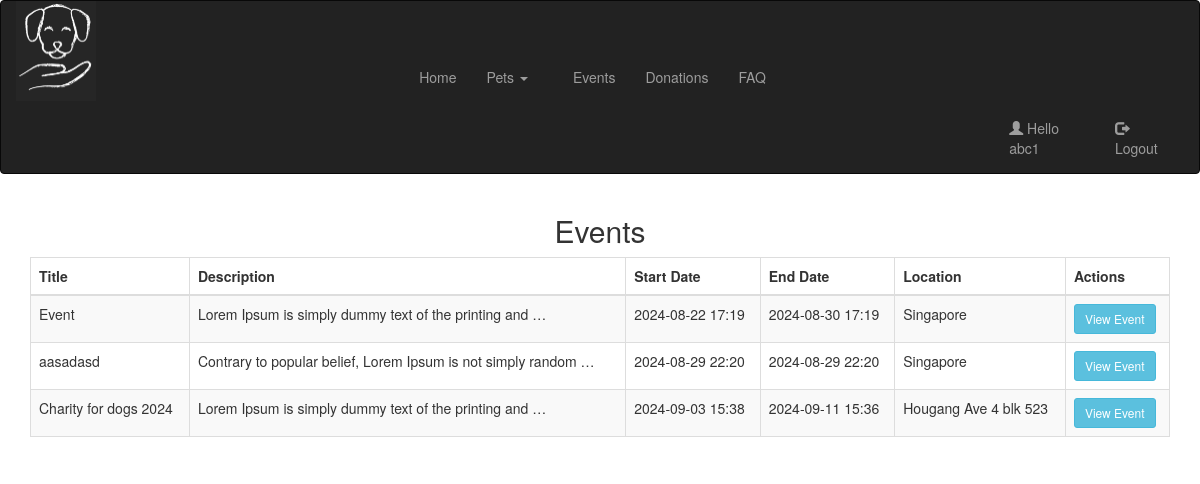
The app's page /viewevents/ (signed in) with its own data.
### fypapp/models.py (models this page shows, shortened)
class Event(models.Model):
    eventid = models.AutoField(primary_key=True)
    title = models.CharField(max_length=255)
    description = models.TextField()
    startdate = models.DateTimeField(null=True)
    enddate = models.DateTimeField(null=True)
    location = models.CharField(max_length=255)
    image = models.ImageField(upload_to='event_images/', null=True, blank=True)
    shelterid = models.ForeignKey(Shelter, on_delete=models.CASCADE)

### fypapp/views.py (the view)
# urls.py: path('viewevents/', views.view_events, name='view_events'),
def view_events(request):
    user_profile = AppUser.objects.get(user=request.user)
    if user_profile.shelterid:
        events = Event.objects.filter(shelterid=user_profile.shelterid)
    elif user_profile.adopterid:
        events = Event.objects.all()
    return render(request, 'viewevents.html', {'events': events})

### fypapp/templates/viewevents.html (shortened to what this page needs)
{% include "./title.html" %}
{% load bootstrap4 %}
{% block content %}
<div class="container mt-4">
    {% if user.appuser.usertype == 'shelter' %}
    <h2 class="text-center">Events created by you</h2>
    {%elif user.appuser.usertype == 'adopter' %}
    <h2 class="text-center">Events</h2>
    {%endif%}
    {% if events %}
    <table class="table table-bordered table-striped">
        <thead class="thead-dark">
            <tr>
                <th>Title</th>
                <th>Description</th>
                <th>Start Date</th>
                <th>End Date</th>
                <th>Location</th>
                <th>Actions</th>
            </tr>
        </thead>
        <tbody>
            {% for event in events %}
            <tr>
                <td>{{ event.title }}</td>
                <td>{{ event.description|truncatewords:10 }}</td>
                <td>{{ event.startdate|date:"Y-m-d H:i" }}</td>
                <td>{{ event.enddate|date:"Y-m-d H:i" }}</td>
                <td>{{ event.location }}</td>
                <td>
                    <a href="{% url 'eventsview' event.pk %}" class="btn btn-sm btn-info">View Event</a>
                </td>
            </tr>
            {% endfor %}
        </tbody>
    </table>
    {% else %}
    <p class="text-center">No events found.</p>
    {% endif %}
</div>
{% endblock %}

### fypapp/templates/title.html (shortened to what this page needs)
<!DOCTYPE html>
<html lang="en">
<head>
  <link rel="stylesheet" href="https://maxcdn.bootstrapcdn.com/bootstrap/3.4.1/css/bootstrap.min.css">
  {% load static %}
  <link rel="stylesheet" href="{% static 'css/real.css' %}">
</head>
<body>
<nav class="navbar navbar-inverse">
  <div class="container-fluid">
    <div class="navbar-header">
      <img src="{% static 'images/logo1.jpg' %}" alt="Test Image" class="navlogo">
    </div>
    <div class="collapse navbar-collapse">
      <ul class="nav navbar-nav">
        <li><a href="/home">Home</a></li>
        <li class="dropdown">
          <a class="dropdown-toggle" data-toggle="dropdown" href="#">Pets <span class="caret"></span></a>
        </li>
        {% if user.appuser.usertype == 'shelter' %}
        <li class="dropdown">
          <a class="dropdown-toggle" data-toggle="dropdown" href="#">Events <span class="caret"></span></a>
          <ul class="dropdown-menu">
            <li><a href="/viewevents">View Events</a></li>
            <li><a href="/createevents">Create Events</a></li>
          </ul>
        </li>
        <li class="dropdown">
          <a class="dropdown-toggle" data-toggle="dropdown" href="#">Create Pet listings<span class="caret"></span></a>
          <ul class="dropdown-menu">
            <li><a href="/dogregister">List Dogs</li>
            <li><a href="/catregister">List Cats</a></li>
          </ul>
        </li>
        <li><a href="/viewmeetings">View Meetings</a></li>
        {% elif user.appuser.usertype == 'adopter'%}
        <div class="collapse navbar-collapse">
          <ul class="nav navbar-nav">
            <li><a href="/viewevents">Events</a></li>
            <li><a href="/donation">Donations  </a></li>
            <li><a href="/faq">FAQ  </a></li>
            </ul>
            </div>
        {%endif%}
      </ul>
      <div class ="topnav-right">
      <ul class="nav navbar-nav navbar-right">
        {% if user.is_authenticated %}
          {% if user.appuser.usertype == 'adopter' or user.appuser.usertype == 'shelter' %}
            <li><a href="/editprofile"><span class="glyphicon glyphicon-user"></span> Hello {{ user.username }}</a></li>
            <li><a href="../logout/"><span class="glyphicon glyphicon-log-out"></span> Logout</a></li>
          {% else %}
            <li><a href="/login"><span class="glyphicon glyphicon-log-in"></span> Login</a></li>
            <li><a href="/registration"><span class="glyphicon glyphicon-plus"></span> Sign Up</a></li>
          {% endif %}
        {% else %}
          <li><a href="/login"><span class="glyphicon glyphicon-log-in"></span> Login</a></li>
          <li><a href="/registration"><span class="glyphicon glyphicon-plus"></span> Sign Up</a></li>
        {% endif %}
      </ul>
    </div>
    </div>
  </div>
</nav>
</body>
</html>

### fypapp/templates/title.html (style rules this page uses)
.navbar-nav { float: none; display: flex; justify-content: center; width: 100%; padding-top: 0.5px; }
.topnav-right { float: right; height: auto; }
.navlogo { height: 100px; width: 80px; }
.navbar-header { height:50px; }

### records on screen
Event: title "Event", description "Lorem Ipsum is simply dummy text of the printing and …", startdate "2024-08-22 17:19", enddate "2024-08-30 17:19", location "Singapore"
Event: title "aasadasd", description "Contrary to popular belief, Lorem Ipsum is not simply random …", startdate "2024-08-29 22:20", enddate "2024-08-29 22:20", location "Singapore"
Event: title "Charity for dogs 2024", description "Lorem Ipsum is simply dummy text of the printing and …", startdate "2024-09-03 15:38", enddate "2024-09-11 15:36", location "Hougang Ave 4 blk 523"

### other values on screen
{{ user.username }} "abc1"
